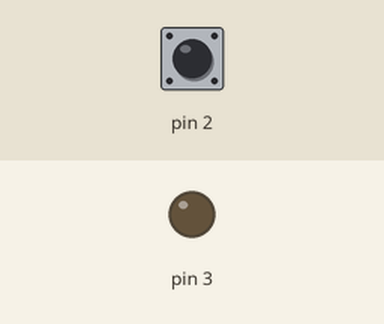
This sketch was run on a simulated Arduino Uno, built with avr-gcc and run on an emulated ATmega328P. Shown: output pins drawn as LEDs (lit = HIGH). Inputs (shaded band) come from the test bench; at power-on: pin 2 HIGH.

Above: at 1.2 s.
1.3 s: pin 2 pulled LOW for 0.15 s
At 2.7 s:
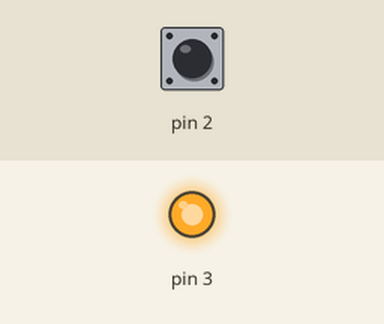
3.0 s: pin 2 pulled LOW for 1 s
At 3.8 s:
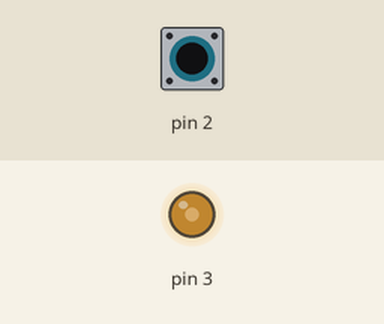
5.5 s: pin 2 pulled LOW for 3.2 s
At 9.6 s:
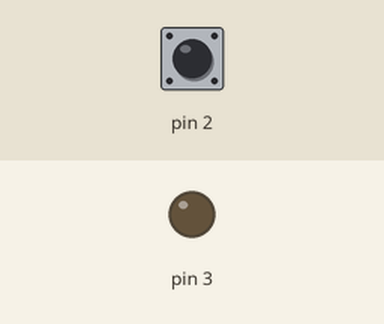
Timing chart, 0 to 11.1 s (numbered marks = the images above; inputs shaded):
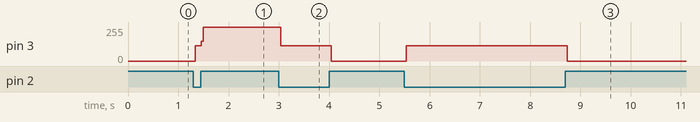

Measured:
- after the input at 1.3 s, pin 3: 0/255 → 115/255 at once, → 255/255 0.12 s later
- after the input at 3.0 s, pin 3: 255/255 → 115/255 at once, → 0/255 1.0 s later
- after the input at 5.5 s, pin 3: 0/255 → 115/255 at once, → 0/255 3.2 s later

The sketch:

PRACTICA6D.ino
```cpp
void setup() {
 pinMode(3,OUTPUT);
 pinMode(2,INPUT_PULLUP);
}
boolean flag = true;
void loop() {
 if(digitalRead(2)== LOW && flag==true){
  flag = !flag;
  digitalWrite(3,HIGH);
  }
 if(digitalRead(2) == LOW && flag == false){
  flag=!flag;
  digitalWrite(3,LOW);
  }

}
```
